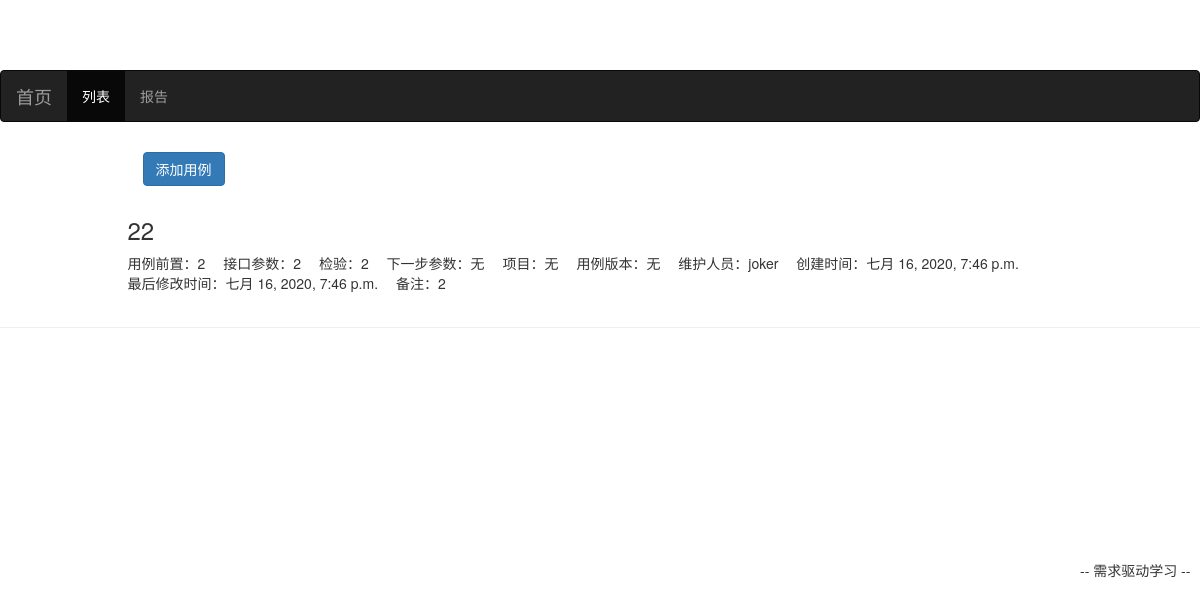
The app's page /testcase/40 with its own data.
### tpTest/models.py (models this page shows, shortened)
class TestCases(models.Model):
    TC_name = models.CharField(max_length=500, verbose_name='用例概述')
    TC_set_up = models.TextField(verbose_name='用例前置')
    TC_params = models.TextField(verbose_name='接口参数')
    TC_checks = models.TextField(verbose_name='检验')
    TC_next_step = models.CharField(
        max_length=200, null=True, blank=True, default='无', verbose_name='下一步参数')
    TC_project = models.CharField(
        max_length=50, null=True, blank=True, default='Seller', verbose_name='项目')
    TC_version = models.CharField(
        max_length=100, null=True, blank=True, verbose_name='用例版本')
    owner = models.ForeignKey(
        User, on_delete=models.DO_NOTHING, verbose_name='维护人员')
    created_time = models.DateTimeField(
        auto_now_add=True, verbose_name='创建时间')
    last_updated_time = models.DateTimeField(
        auto_now=True, verbose_name='最后修改时间')
    TC_remark = models.TextField(verbose_name='备注', default='无')
    class Meta:
        verbose_name = '用例概述'
        verbose_name_plural = verbose_name

### tpTest/views.py (the view)
# urls.py: path('<int:test_case_pk>', views.test_case_detail, name='test_case_detail'),
def test_case_detail(request, test_case_pk):
    context = {}
    context['test_case'] = get_object_or_404(TestCases, pk=test_case_pk)
    return render(request, 'tpTest/test_case_detail.html', context)

### templates/tpTest/test_case_detail.html (shortened to what this page needs)
{% extends 'base.html' %}
{% load staticfiles %}
{% block header_extends %}
<link rel="stylesheet" href="{% static 'tpTest/test_case.css' %}">
{% endblock %}
{% block content %}
<div class="container">
    <div class="row">
        <div class="col-xs-10 col-xs-offset-1">
            <div class="panel-heading">
                <a href="{% url 'add_form' %}"><button type="button" class="btn btn-primary">添加用例</button></a>
            </div>
            <h3>{{ test_case.TC_name }}</h3>
            <ul class="test-case-info-description">
                <li>用例前置：{{ test_case.TC_set_up}}</li>
                <li>接口参数：{{ test_case.TC_params}}</li>
                <li>检验：{{ test_case.TC_checks}}</li>
                <li>下一步参数：{{ test_case.TC_next_step}}</li>
                <li>项目：{{ test_case.TC_project}}</li>
                <li>用例版本：{{ test_case.TC_version}}</li>
                <li>维护人员：{{ test_case.owner}}</li>
                <li>创建时间：{{ test_case.created_time}}</li>
                <li>最后修改时间：{{ test_case.last_updated_time}}</li>
                <li>备注：{{ test_case.TC_remark}}</li>
            </ul>
        </div>
    </div>
</div>
{% endblock %}

### static/tpTest/base.css (style rules this page uses)
* { margin: 0; padding: 0; }
body { margin-top: 70px!important; }

### static/tpTest/test_case.css (style rules this page uses)
ul.test-case-info-description { list-style-type: none; margin-bottom: 1em; }
ul.test-case-info-description li { display: inline-block; margin-right: 1em; }

### records on screen
TestCases: TC_name "22", TC_set_up "2", TC_params "2", TC_checks "2", TC_next_step "无", TC_project "无", TC_version "无", owner "joker", created_time "七月 16, 2020, 7:46 p.m.", last_updated_time "七月 16, 2020, 7:46 p.m.", TC_remark "2"
